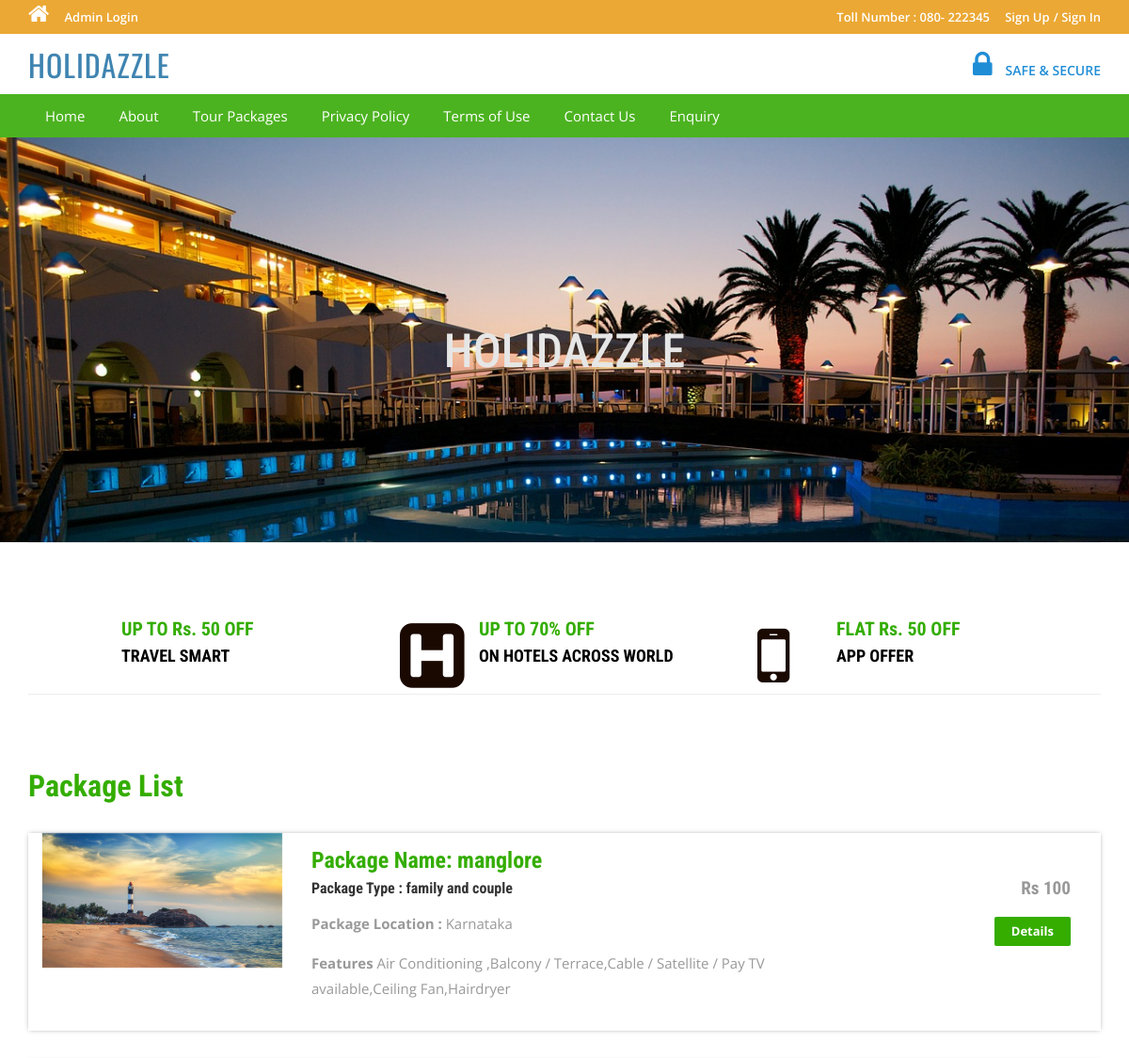
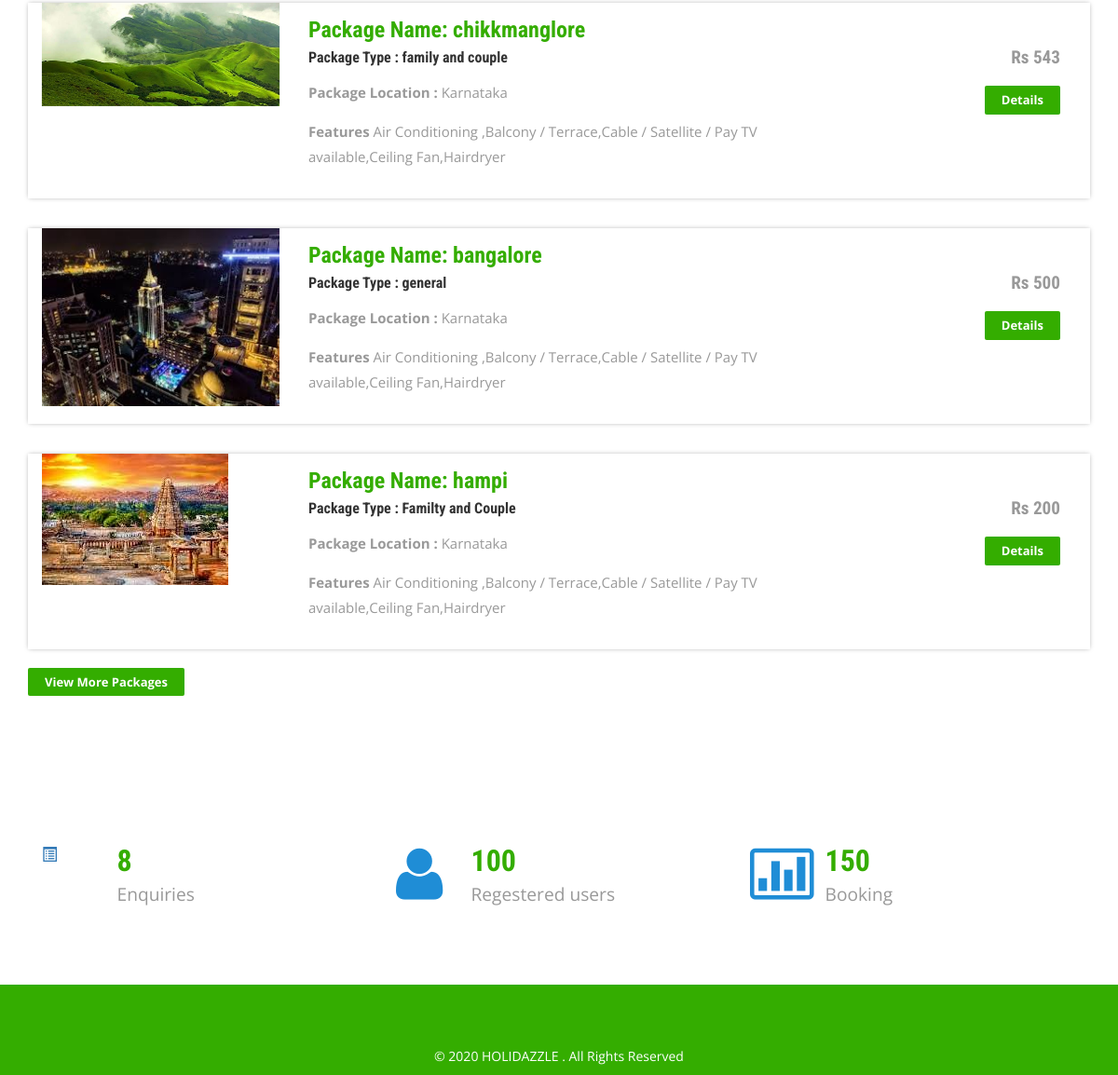
Screenshot of /tms/index.php with the database file from the repository (2 pictures, top to bottom).
### tables this page shows
CREATE TABLE `tbltourpackages` (
  `PackageId` int(11) NOT NULL,
  `PackageName` varchar(200) DEFAULT NULL,
  `PackageType` varchar(150) DEFAULT NULL,
  `PackageLocation` varchar(100) DEFAULT NULL,
  `PackagePrice` int(11) DEFAULT NULL,
  `PackageFetures` varchar(255) DEFAULT NULL,
  `PackageDetails` mediumtext DEFAULT NULL,
  `PackageImage` varchar(100) DEFAULT NULL,
  `Creationdate` timestamp NULL DEFAULT current_timestamp(),
  `UpdationDate` timestamp NULL DEFAULT NULL ON UPDATE current_timestamp()
);

### tms/index.php (the view, shortened to what this page needs)
<?php
include('includes/config.php');
?>
<!DOCTYPE HTML>
<html>
<head>
<link href="css/bootstrap.css" rel='stylesheet' type='text/css' />
<link href="css/style.css" rel='stylesheet' type='text/css' />
<link href="css/font-awesome.css" rel="stylesheet">
<link href="css/animate.css" rel="stylesheet" type="text/css" media="all">
</head>
<body>
<?php include('includes/header.php');?>
<div class="banner">
	<div class="container">
		<h1 class="wow zoomIn animated animated" data-wow-delay=".5s" style="visibility: visible; animation-delay: 0.5s; animation-name: zoomIn;"> HOLIDAZZLE</h1>
	</div>
</div>
<div class="container">
	<div class="rupes">
		<div class="col-md-4 rupes-left wow fadeInDown animated animated" data-wow-delay=".5s" style="visibility: visible; animation-delay: 0.5s; animation-name: fadeInDown;">
			<div class="rup-left">
			</div>
			<div class="rup-rgt">
				<h3>UP TO Rs. 50 OFF</h3>
				<h4><a href="offers.html">TRAVEL SMART</a></h4>
			</div>
				<div class="clearfix"></div>
		</div>
		<div class="col-md-4 rupes-left wow fadeInDown animated animated" data-wow-delay=".5s" style="visibility: visible; animation-delay: 0.5s; animation-name: fadeInDown;">
			<div class="rup-left">
				<a href="offers.html"><i class="fa fa-h-square"></i></a>
			</div>
			<div class="rup-rgt">
				<h3>UP TO 70% OFF</h3>
				<h4><a href="offers.html">ON HOTELS ACROSS WORLD</a></h4>
			</div>
				<div class="clearfix"></div>
		</div>
		<div class="col-md-4 rupes-left wow fadeInDown animated animated" data-wow-delay=".5s" style="visibility: visible; animation-delay: 0.5s; animation-name: fadeInDown;">
			<div class="rup-left">
				<a href="offers.html"><i class="fa fa-mobile"></i></a>
			</div>
			<div class="rup-rgt">
				<h3>FLAT Rs. 50 OFF</h3>
				<h4><a href="offers.html">APP OFFER</a></h4>
			</div>
				<div class="clearfix"></div>
		</div>
	</div>
</div>
<div class="container">
	<div class="holiday">
	<h3>Package List</h3>
<?php $sql = "SELECT * from tbltourpackages order by rand() limit 4";
$query = $dbh->prepare($sql);
$query->execute();
$results=$query->fetchAll(PDO::FETCH_OBJ);
if($query->rowCount() > 0)
{
foreach($results as $result)
{	?>
			<div class="rom-btm">
				<div class="col-md-3 room-left wow fadeInLeft animated" data-wow-delay=".5s">
					<img src="admin/pacakgeimages/<?php echo htmlentities($result->PackageImage);?>" class="img-responsive" alt="">
				</div>
				<div class="col-md-6 room-midle wow fadeInUp animated" data-wow-delay=".5s">
					<h4>Package Name: <?php echo htmlentities($result->PackageName);?></h4>
					<h6>Package Type : <?php echo htmlentities($result->PackageType);?></h6>
					<p><b>Package Location :</b> <?php echo htmlentities($result->PackageLocation);?></p>
					<p><b>Features</b> <?php echo htmlentities($result->PackageFetures);?></p>
				</div>
				<div class="col-md-3 room-right wow fadeInRight animated" data-wow-delay=".5s">
					<h5>Rs <?php echo htmlentities($result->PackagePrice);?></h5>
					<a href="package-details.php?pkgid=<?php echo htmlentities($result->PackageId);?>" class="view">Details</a>
				</div>
				<div class="clearfix"></div>
			</div>
<?php }} ?>
<div><a href="package-list.php" class="view">View More Packages</a></div>
</div>
	</div>
<div class="routes">
	<div class="container">
		<div class="col-md-4 routes-left wow fadeInRight animated" data-wow-delay=".5s">
			<div class="rou-left">
				<a href="#"><i class="glyphicon glyphicon-list-alt"></i></a>
			</div>
			<div class="rou-rgt wow fadeInDown animated" data-wow-delay=".5s">
				<h3>8</h3>
				<p>Enquiries</p>
			</div>
				<div class="clearfix"></div>
		</div>
		<div class="col-md-4 routes-left">
			<div class="rou-left">
				<a href="#"><i class="fa fa-user"></i></a>
			</div>
			<div class="rou-rgt">
				<h3>100</h3>
				<p>Regestered users</p>
			</div>
				<div class="clearfix"></div>
		</div>
		<div class="col-md-4 routes-left wow fadeInRight animated" data-wow-delay=".5s">
			<div class="rou-left">
				<a href="#"><i class="fa fa-ticket"></i></a>
			</div>
			<div class="rou-rgt">
				<h3>150</h3>
				<p>Booking</p>
			</div>
				<div class="clearfix"></div>
		</div>
		<div class="clearfix"></div>
	</div>
</div>
<?php include('includes/footer.php');?>
</body>
</html>

### tms/css/style.css (style rules this page uses)
html, body { font-size: 100%; background: #fff; font-family: 'Open Sans', sans-serif; }
body a,.grid_1,plan_1,plan_1.one,plan_1.two,i.icon1, i.icon2, i.icon3, i.icon4, i.icon5, i.icon6 { transition:0.5s all; -webkit-transition:0.5s all; -moz-transition:0.5s all; -o-transition:0.5s all; -ms-transition:0.5s all; }
h1,h2,h3,h4,h5,h6 { margin:0; font-family: 'Roboto Condensed', sans-serif; }
p { margin:0; }
.banner { background: url(../images/6.jpg)no-repeat; background-size: cover; -webkit-background-size: cover; -o-background-size: cover; -ms-background-size: cover; -moz-background-size: cover; min-height: 430px; }
.banner h1 { font-size: 50px; margin-bottom: 40px; padding: 4em 0 0; text-align: center; color: #e6e6e6; }
.rup-left { float: left; width: 24%; }
.rup-rgt { float: left; width: 76%; }
.rupes { padding: 5em 0; border-top: 1px solid rgba(236, 236, 236, 0.9); border-bottom: 1px solid rgba(236, 236, 236, 0.9); }
i.fa.fa-h-square { font-size: 5em; color: #1a0900; }
i.fa.fa-mobile { font-size:5em; color: #1a0900; }
.rupes h3 { font-size: 20px; color: #34ad00; font-weight: 700; }
.rupes h4 { font-size: 18px; margin: 8px 0; font-weight: 700; }
.rupes h4 a { color: #000000; }
.rup-left a { display: inline-block; }
.routes { padding: 5em 0; }
.rou-left { float: left; width: 23%; }
.rou-rgt { float: left; width: 70%; }
i.fa.fa-truck,i.fa.fa-user,i.fa.fa-ticket { font-size: 4em; color:#1f8dd6; }
.routes h3 { font-size: 2em; font-weight: 700; color: #34ad00; }
.routes p { font-size: 1.2em; color: #999; line-height: 1.8em; }
.holiday { padding: 5em 0; }
.holiday h3 { font-size: 2em; font-weight: 700; color: #34ad00; }
.holiday p { font-size: 1.2em; line-height: 1.8em; margin: 1em 0; color: #999; }
a.view { padding: 6px 18px; font-weight: 700; color: #fff; background-color: #34ad00; border: 0; font-size: 13px; border-radius: 2px; -webkit-transition: all .2s; -moz-transition: all .2s; transition: all .2s; margin-top: 20px; display: inline-block; }
.rom-btm { margin-top: 2em; box-shadow: 0px 0px 5px -1px rgba(0, 0, 0, 0.37); }
.rom-btm h4 { font-size: 1.5em; font-weight: 700; color: #34ad00; }
.rom-btm p { font-size: 15px; color: #999; }
.rom-btm h6 { font-size: 1em; font-weight: 700; margin: 0.5em 0; }
.room-right { text-align: right; padding: 3em 2em; }
.room-midle { padding: 1em; }
.rom-btm h5 { font-size: 1.2em; font-weight: 700; color: #999; }
.glyphicon { position: relative; top: 1px; display: inline-block; font-family: 'Glyphicons Halflings'; font-style: normal; font-weight: normal; line-height: 1; -webkit-font-smoothing: antialiased; -moz-osx-font-smoothing: grayscale; }

### rows the page displays
tbltourpackages: PackageImage (picture), PackageName "manglore", PackageType "family and couple", PackageLocation "Karnataka", PackageFetures "Air Conditioning ,Balcony / Terrace,Cable / Satellite / Pay TV available,Ceiling Fan,Hairdryer", PackagePrice "100"
tbltourpackages: PackageImage (picture), PackageName "chikkmanglore", PackageType "family and couple", PackageLocation "Karnataka", PackageFetures "Air Conditioning ,Balcony / Terrace,Cable / Satellite / Pay TV available,Ceiling Fan,Hairdryer", PackagePrice "543"
tbltourpackages: PackageImage (picture), PackageName "bangalore", PackageType "general", PackageLocation "Karnataka", PackageFetures "Air Conditioning ,Balcony / Terrace,Cable / Satellite / Pay TV available,Ceiling Fan,Hairdryer", PackagePrice "500"
tbltourpackages: PackageImage (picture), PackageName "hampi", PackageType "Familty and Couple", PackageLocation "Karnataka", PackageFetures "Air Conditioning ,Balcony / Terrace,Cable / Satellite / Pay TV available,Ceiling Fan,Hairdryer", PackagePrice "200"
